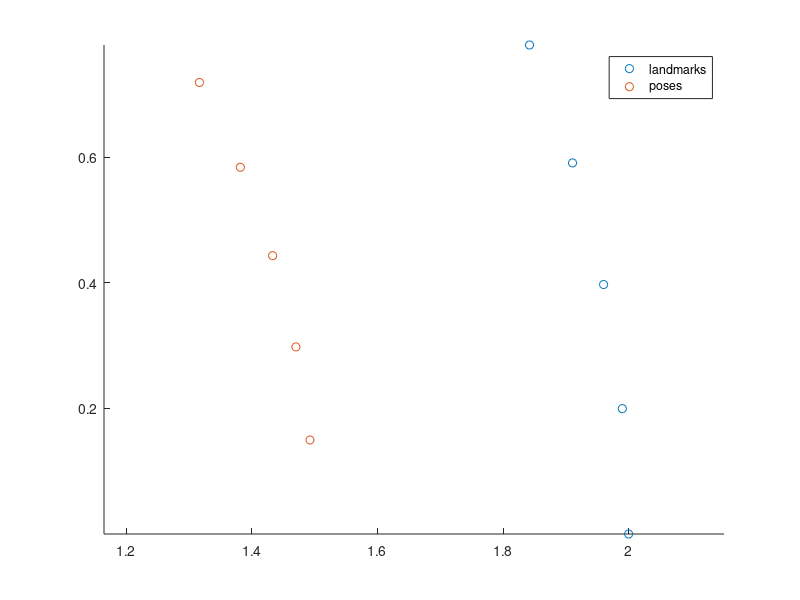
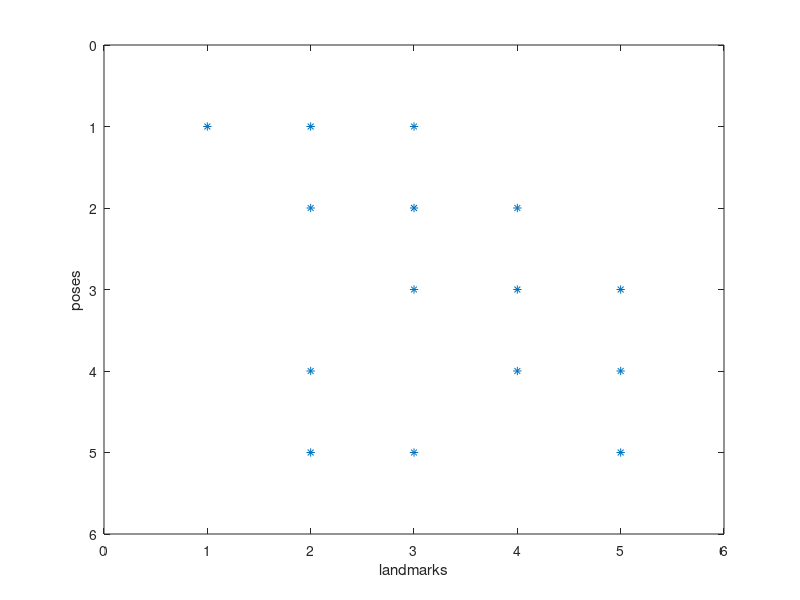

MATLAB code to generate these figures, in order:
function [data] = Generate_Data()
%  输入：
%　输出：生成机器人位置，地标点，观测数据,里程计数据．
radius = 2;
theta_delta = 0.1;
num_pose = 5;
data.Ri = 0.000;
data.Qi = 0.000;

landmarks = [];
poses = [];
observations = [];
odoms = [];

%% generate landmarks;
theta = 0;
max_theta = theta_delta*num_pose;
while (theta < max_theta)
    x = radius * cos(theta);
    y = radius * sin(theta);
    landmarks = cat(1, landmarks, [x,y]);
    theta = theta + theta_delta;
end
%% generate poses;
theta = theta_delta;
while (theta < max_theta + theta_delta)
    x = 3.0/4.0*radius * cos(theta);
    y = 3.0/4.0*radius * sin(theta);
    poses = cat(1, poses, [x,y]);
    theta = theta + theta_delta;
end

%% generate observations;
size_pose = size(poses,1);
size_landmark = size(landmarks,1);
% 在每一个位置上，观察到三个ｌａｎｄｍａｒｋ
id_pose = 1;
id_landmark = 1;
observations_matrix = zeros(size_pose, size_landmark);
while (id_pose <= size_pose)
    id_landmark = id_pose;
    num_obsv = 3;
    id_obsv = 1;
    while (id_obsv <= num_obsv)
        id_obsv = id_obsv + 1;
        if (id_landmark > size_landmark)
            id_landmark = id_landmark - size_landmark +1;
        end
        pose = poses(id_pose,:);
        landmark = landmarks(id_landmark,:);
        obs = landmark - pose;
        noise = normrnd(0,sqrt(data.Qi),1,1);
        observations_matrix(id_pose, id_landmark) = obs(1);
        observations = cat(1, observations, [id_pose, id_landmark, obs + noise]);
        id_landmark = id_landmark + 1;
    end
    id_pose = id_pose + 1;
end

%% generate the odoms
for id_pose = 1:size_pose-1
    pose1 = poses(id_pose, :);
    pose2 = poses(id_pose + 1, :);
    odom = pose2 - pose1;
    noise = normrnd(0,sqrt(data.Qi),1,1);
    odoms = cat(1, odoms, odom + noise);
end


%% plot
figure;
scatter(landmarks(:,1),landmarks(:,2));
hold on; scatter(poses(:,1),poses(:,2));
legend('landmarks','poses');
axis('equal');

figure;
spy(observations_matrix);
xlabel('landmarks');ylabel('poses');

data.landmarks = landmarks;
data.odoms = odoms;
data.poses = poses;
data.observations = observations;
data.initpose = poses(1,:);
end

